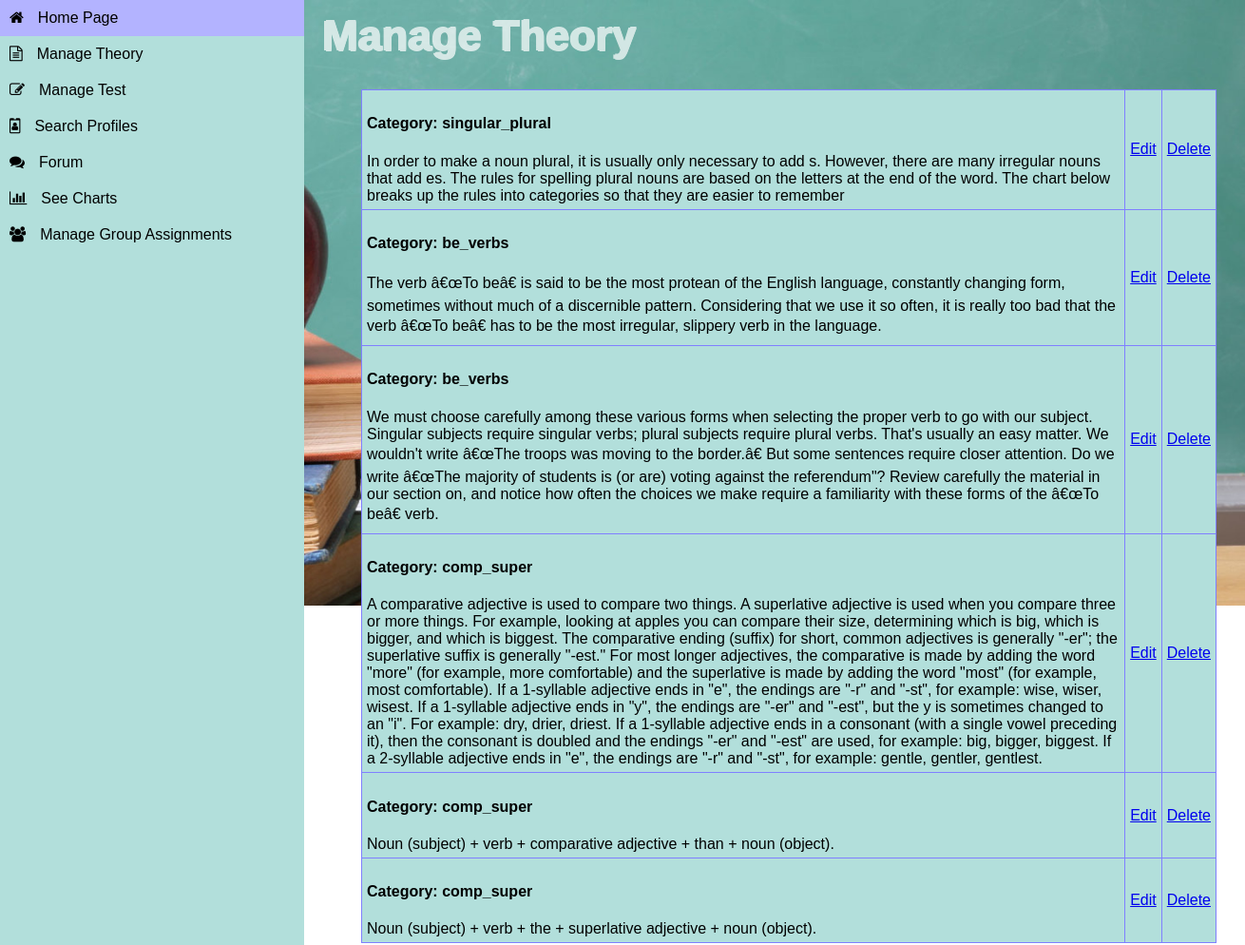
The app's page /VolumeOne/manage_theory.php with its own data.
### tables this page shows
CREATE TABLE `theory` (
  `id` int(30) NOT NULL,
  `category` varchar(60) NOT NULL,
  `theorytext` text NOT NULL
);

### VolumeOne/manage_theory.php (the view, shortened to what this page needs)
<?php include('menu_version3.php'); ?>
<?php include('server.php'); ?>
<?php
	$query = "SELECT * FROM theory";
	$outcome = $db->query($query) or die($db->error.__LINE__);
?>
<!DOCTYPE html>
<html>
	<div style="margin-left: 300px; padding: 2px 20px; position: absolute;">
		<div class="title">
			<div id="c1">
				<h1>Manage Theory</h1>
			</div>
		</div>
		<table>
			<?php while ($row = $outcome->fetch_assoc()) : ?>
				<tr>
					<td><h4>Category: <?php echo $row['category']; ?></h4><?php echo $row['theorytext']; ?></td>
					<td><a href="edit_theory.php?id=<?php echo $row['id']; ?>">Edit</a></td>
					<td><a href="delete_theory.php?id=<?php echo $row['id']; ?>" onclick="return confirm('are you sure you want to delete this record?')">Delete</a></td>
				</tr>
			<?php endwhile; ?>
		</table>
	</div>
</html>

### VolumeOne/menu_version3.php (shortened to what this page needs)
<!DOCTYPE html>
<html>
<head>
	<link rel="stylesheet" href="https://cdnjs.cloudflare.com/ajax/libs/font-awesome/4.7.0/css/font-awesome.min.css">
</head>
<body>
	<div class="navigation">
		<ul class="mainmenu">
			<li><a href="index_teacher.php"><span class="fa fa-home"></span>Home Page</a></li>
			<li><a href=""><span class="fa fa-file-text-o"></span>Manage Theory</a>
			</li>
			<li><a href=""><span class="fa fa-edit"></span>Manage Test</a>
			</li>
			<li><a href="search_profiles_teacher.php"><span class="fa fa-id-badge"></span>Search Profiles</a></li>
			<li><a href="wall_teacher.php"><span class="fa fa-comments"></span>Forum</a></li>
			<li><a href=""><span class="fa fa-bar-chart"></span>See Charts</a></li>
			<li><a href=""><span class="fa fa-group"></span>Manage Group Assignments</a></li>
		</ul>
	</div>
</body>
</html>

### VolumeOne/menu_version3.php (style rules this page uses)
body { font-family: Arial, Helvetica, sans-serif; padding: 0; margin: 0; }
.navigation { width: 300px; background-color: #B2DFDB; }
.mainmenu { list-style: none; padding: 0; margin: 0; position: fixed; width: 320px; height: 100%; background-color: #B2DFDB; }
.mainmenu a { display: block; background-color: #B2DFDB; text-decoration: none; padding: 10px; color: #000; }
span { margin-right: 15px; }

### VolumeOne/manage_theory.php (style rules this page uses)
body { height: 100%; background-image: url("../../VolumeOne/images/education.jpg"); background-repeat: no-repeat; background-attachment: fixed; background-size: 1366px 637px; }
.title { width: 950px; margin-left: 10px; margin-top: 0px; overflow: auto; }
h1 { color: white; font-size: 45px; margin-top: 10px; margin-left: 10px; font-family: Arial, Helvetica, sans-serif; opacity: 0.7; text-shadow: -2px 0 white, 0 1px white, 0 -1px white; }
#c1 { float: left; }
table { width: 900px; margin-left: 60px; background-color: #B2DFDB; }
table, td { border: 1px solid #8080ff; border-collapse: collapse; padding: 5px; }

### records on screen
theory: category "singular_plural", theorytext "In order to make a noun plural, it is usually only necessary to add s. However, there are many irregular nouns that add es. The rules for spelling plural nouns are based on the letters at the end of the word. The chart below breaks up the rules into categories so that they are easier to remember"
theory: category "be_verbs", theorytext "The verb â€œTo beâ€ is said to be the most protean of the English language, constantly changing form, sometimes without much of a discernible pattern. Considering that we use it so often, it is really too bad that the verb â€œTo beâ€ has to be the most irregular, slippery verb in the language."
theory: category "be_verbs", theorytext "We must choose carefully among these various forms when selecting the proper verb to go with our subject. Singular subjects require singular verbs; plural subjects require plural verbs. That's usually an easy matter. We wouldn't write â€œThe troops was moving to the border.â€ But some sentences require closer attention. Do we write â€œThe majority of students is (or are) voting against the referendum\"? Review carefully the material in our section on, and notice how often the choices we make require a familiarity with these forms of the â€œTo beâ€ verb."
theory: category "comp_super", theorytext "A comparative adjective is used to compare two things. A superlative adjective is used when you compare three or more things. For example, looking at apples you can compare their size, determining which is big, which is bigger, and which is biggest. The comparative ending (suffix) for short, common adjectives is generally \"-er\"; the superlative suffix is generally \"-est.\" For most longer adjectives, the comparative is made by adding the word \"more\" (for example, more comfortable) and the superlative is made by adding the word \"most\" (for example, most comfortable). If a 1-syllable adjective ends in \"e\", the endings are \"-r\" and \"-st\", for example: wise, wiser, wisest. If a 1-syllable…"
theory: category "comp_super", theorytext "Noun (subject) + verb + comparative adjective + than + noun (object)."
theory: category "comp_super", theorytext "Noun (subject) + verb + the + superlative adjective + noun (object)."
